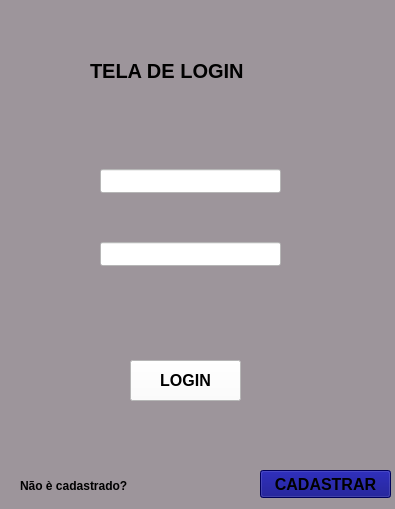
<?xml version="1.0" encoding="UTF-8"?>
<ui version="4.0">
 <class>MainWindow</class>
 <widget class="QMainWindow" name="MainWindow">
  <property name="geometry">
   <rect>
    <x>0</x>
    <y>0</y>
    <width>395</width>
    <height>509</height>
   </rect>
  </property>
  <property name="font">
   <font>
    <pointsize>10</pointsize>
    <weight>75</weight>
    <bold>true</bold>
   </font>
  </property>
  <property name="windowTitle">
   <string>MainWindow</string>
  </property>
  <property name="styleSheet">
   <string notr="true">background-color: rgb(157, 149, 155);
</string>
  </property>
  <widget class="QWidget" name="centralwidget">
   <widget class="QPushButton" name="pushButton">
    <property name="geometry">
     <rect>
      <x>130</x>
      <y>360</y>
      <width>111</width>
      <height>41</height>
     </rect>
    </property>
    <property name="font">
     <font>
      <pointsize>12</pointsize>
      <weight>75</weight>
      <bold>true</bold>
     </font>
    </property>
    <property name="styleSheet">
     <string notr="true">
background-color: rgb(255, 255, 255);</string>
    </property>
    <property name="text">
     <string>LOGIN</string>
    </property>
   </widget>
   <widget class="QLineEdit" name="lineEdit">
    <property name="geometry">
     <rect>
      <x>100</x>
      <y>169</y>
      <width>181</width>
      <height>24</height>
     </rect>
    </property>
    <property name="styleSheet">
     <string notr="true">background-color: rgb(255, 255, 255);</string>
    </property>
    <property name="text">
     <string/>
    </property>
   </widget>
   <widget class="QLineEdit" name="lineEdit_2">
    <property name="geometry">
     <rect>
      <x>100</x>
      <y>242</y>
      <width>181</width>
      <height>24</height>
     </rect>
    </property>
    <property name="styleSheet">
     <string notr="true">background-color: rgb(255, 255, 255);</string>
    </property>
   </widget>
   <widget class="QLabel" name="label">
    <property name="geometry">
     <rect>
      <x>90</x>
      <y>50</y>
      <width>241</width>
      <height>41</height>
     </rect>
    </property>
    <property name="font">
     <font>
      <pointsize>15</pointsize>
      <weight>75</weight>
      <bold>true</bold>
     </font>
    </property>
    <property name="text">
     <string>TELA DE LOGIN</string>
    </property>
   </widget>
   <widget class="QLabel" name="label_2">
    <property name="geometry">
     <rect>
      <x>60</x>
      <y>170</y>
      <width>24</width>
      <height>24</height>
     </rect>
    </property>
    <property name="styleSheet">
     <string notr="true"/>
    </property>
    <property name="text">
     <string/>
    </property>
    <property name="pixmap">
     <pixmap>usuario.png</pixmap>
    </property>
   </widget>
   <widget class="QLabel" name="label_3">
    <property name="geometry">
     <rect>
      <x>60</x>
      <y>230</y>
      <width>32</width>
      <height>32</height>
     </rect>
    </property>
    <property name="text">
     <string/>
    </property>
    <property name="pixmap">
     <pixmap>cadeado.png</pixmap>
    </property>
   </widget>
   <widget class="QLabel" name="label_4">
    <property name="geometry">
     <rect>
      <x>20</x>
      <y>470</y>
      <width>161</width>
      <height>31</height>
     </rect>
    </property>
    <property name="font">
     <font>
      <pointsize>9</pointsize>
      <weight>75</weight>
      <bold>true</bold>
     </font>
    </property>
    <property name="text">
     <string>Não è cadastrado?</string>
    </property>
   </widget>
   <widget class="QPushButton" name="pushButton_2">
    <property name="geometry">
     <rect>
      <x>260</x>
      <y>470</y>
      <width>131</width>
      <height>28</height>
     </rect>
    </property>
    <property name="font">
     <font>
      <pointsize>12</pointsize>
      <weight>75</weight>
      <bold>true</bold>
     </font>
    </property>
    <property name="styleSheet">
     <string notr="true">background-color: rgb(0, 0, 127);</string>
    </property>
    <property name="text">
     <string>CADASTRAR</string>
    </property>
   </widget>
   <widget class="QLabel" name="label_5">
    <property name="geometry">
     <rect>
      <x>110</x>
      <y>280</y>
      <width>141</width>
      <height>31</height>
     </rect>
    </property>
    <property name="font">
     <font>
      <pointsize>15</pointsize>
      <weight>75</weight>
      <bold>true</bold>
     </font>
    </property>
    <property name="styleSheet">
     <string notr="true">color: rgb(170, 0, 0);</string>
    </property>
    <property name="text">
     <string/>
    </property>
   </widget>
  </widget>
 </widget>
 <resources>
  <include location="xcz.qrc"/>
 </resources>
 <connections/>
</ui>
